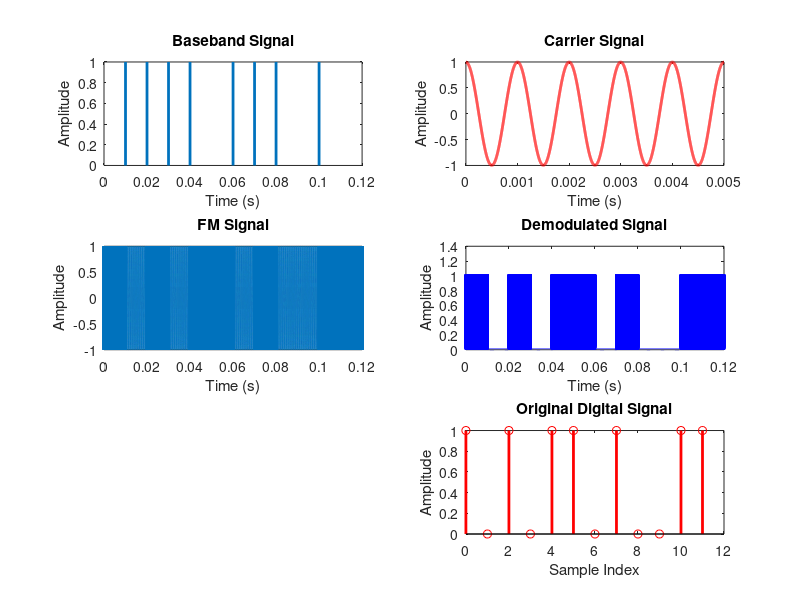

Here is the MATLAB script that generated this plot:
%% FM modulation and demodulation process with Digital-to-Analog Conversion (DAC)

%% Basic Parameters
clear all;
close all;
fm = 100;          % Baseband signal frequency
T = 2;             % Signal duration
fs = 20000;        % Sampling frequency (Nyquist rate is fs/2)
dt = 1/fs;         % Time sampling interval
N = T/dt;          % Number of samples
t = [0:N-1]*dt;    % Time vector

%% Baseband Signal Generation (Digital Signal)
digital_signal = [1 0 1 0 1 1 0 1 0 0 1 1];  % Example digital signal
Am = 1;                                       % Baseband signal amplitude
num_bits = numel(digital_signal);
T = num_bits / fm;                            % Update signal duration based on the number of bits
t = linspace(0, T, num_bits * fs);            % Update time vector based on the signal duration and sampling frequency

mt = zeros(1, numel(t));                      % Initialize baseband signal
for i = 1:num_bits
    mt((i-1)*fs+1:i*fs) = Am * digital_signal(i);
end

%% Carrier Signal Generation
fc = 1000;                                   % Carrier frequency
t_carrier = linspace(0, T, numel(t));       % Time vector for carrier signal
zaibo = cos(2*pi*fc*t_carrier);              % Carrier signal

%% Interpolation of Baseband Signal
mt_resampled = resample(mt, numel(t_carrier), numel(t));

%% Frequency Modulation (FM)
kf = 4000;                                      % Frequency deviation factor
min_length = min(length(mt_resampled), length(zaibo));
mt_resampled = mt_resampled(1:min_length);


SFM = cos(2*pi*fc*t + kf*cumsum(mt_resampled)*dt);

%% Digital-to-Analog Conversion (DAC)
analog_waveform = SFM;

%% Add Gaussian Noise
SNR = 20;                                     % Signal-to-Noise Ratio (SNR) in dB
analog_waveform = awgn(analog_waveform, SNR, 'measured');

%% Differentiation
for i=1:239999
    diff_SFM(i)=(SFM(i+1)-SFM(i))/dt;
end
demodulated_signal = abs((diff_SFM));
demodulated_signal = (demodulated_signal)/kf;
%% Envelope Detection


%% Plotting
figure;

% Plot Baseband Signal
subplot(3, 2, 1);
plot(t, mt, 'Linewidth', 2);
title('Baseband Signal');
xlabel('Time (s)');
ylabel('Amplitude');

% Plot Carrier Signal
subplot(3, 2, 2);
plot(t(1:10000), zaibo(1:10000), 'r', 'Linewidth', 2);
title('Carrier Signal');
xlabel('Time (s)');
ylabel('Amplitude');

% Plot Amplitude of FM Signal
subplot(3, 2, 3);
plot(t, SFM, 'Linewidth', 2);
title('FM Signal');
xlabel('Time (s)');
ylabel('Amplitude');

% Plot Demodulated Signal (after differentiation & after shift phase)
subplot(3, 2, 4);
plot(t(1:length(demodulated_signal)), demodulated_signal, 'b', 'Linewidth', 2);
title('Demodulated Signal');
xlabel('Time (s)');
ylabel('Amplitude');

% Plot Original Digital Signal
subplot(3, 2, 6);
stem(0:numel(digital_signal)-1, digital_signal, 'r', 'Linewidth', 2);
title('Original Digital Signal');
xlabel('Sample Index');
ylabel('Amplitude');


min_length = min(length(digital_signal), length(demodulated_signal));
errors = sum(digital_signal(1:min_length) ~= (demodulated_signal(1:min_length) > 0.5));
error_rate = errors / min_length;

% Compute data rate
data_rate = (min_length - errors) / T; % Correct bits per second

% Print out error rate and data rate
fprintf('Error Rate: %.4f\n', error_rate);
fprintf('Data Rate: %.2f bits per second\n', data_rate);
